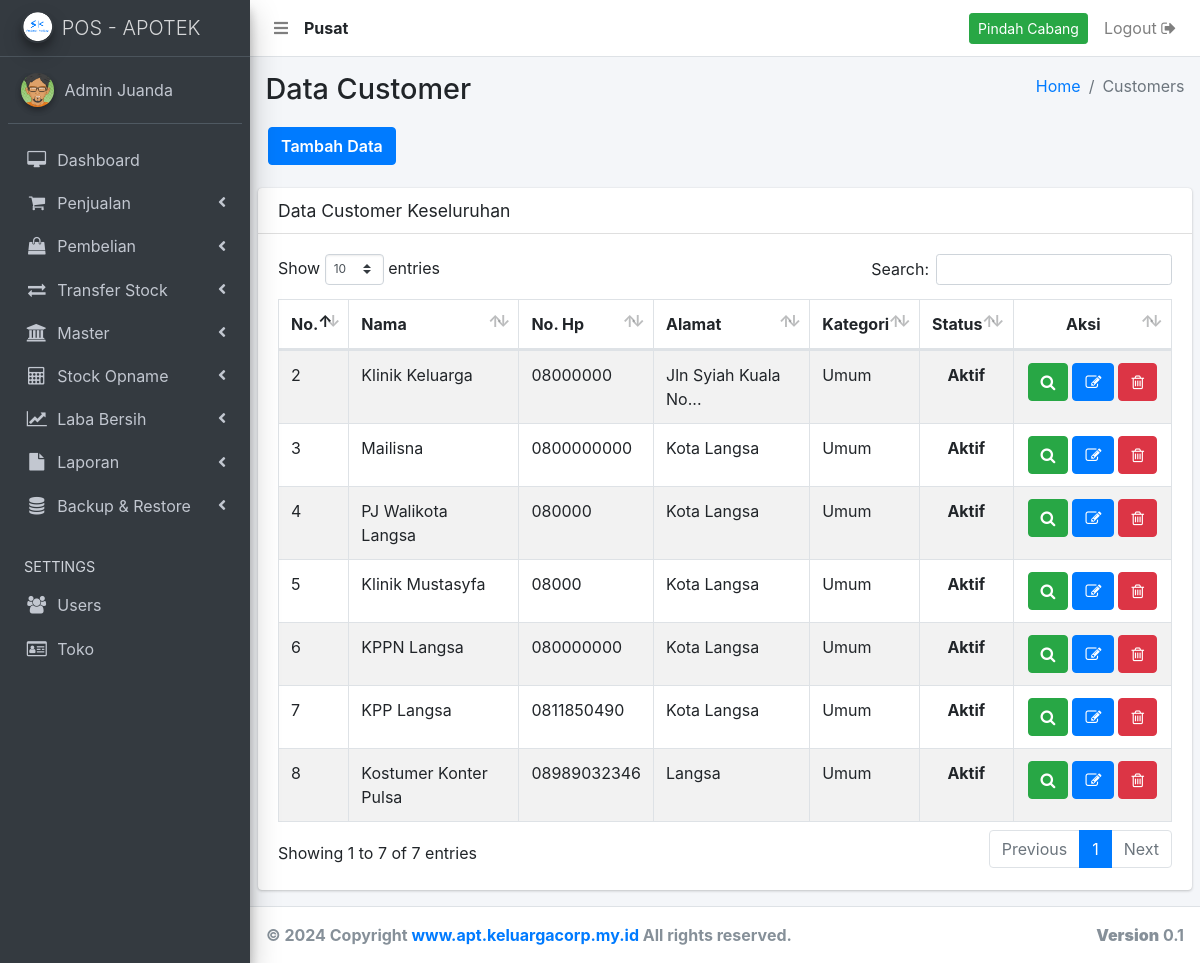
Page /customer.php (signed in) on the committed database.
### tables this page shows
CREATE TABLE `user` (
  `user_id` int(11) NOT NULL AUTO_INCREMENT,
  `user_nama` varchar(500) NOT NULL,
  `user_no_hp` varchar(250) NOT NULL,
  `user_alamat` text NOT NULL,
  `user_email` varchar(250) NOT NULL,
  `user_password` varchar(500) NOT NULL,
  `user_create` varchar(250) NOT NULL,
  `user_level` varchar(250) NOT NULL,
  `user_status` varchar(250) NOT NULL,
  `user_cabang` int(11) NOT NULL,
  PRIMARY KEY (`user_id`)
);

CREATE TABLE `customer` (
  `customer_id` int(11) NOT NULL AUTO_INCREMENT,
  `customer_nama` varchar(500) NOT NULL,
  `customer_tlpn` varchar(250) NOT NULL,
  `customer_email` varchar(250) NOT NULL,
  `customer_alamat` text NOT NULL,
  `customer_create` varchar(250) NOT NULL,
  `customer_status` varchar(250) NOT NULL,
  `customer_category` int(11) NOT NULL,
  `customer_cabang` int(11) NOT NULL,
  PRIMARY KEY (`customer_id`)
);

### _header-artibut.php (called while the page is built, shortened)
<?php
  	include 'aksi/functions.php';
    $userLoginCabang = mysqli_query( $conn, "select user_cabang from user where user_id = '".$_SESSION['user_id']."'");
    $sessionCabangData = mysqli_fetch_array($userLoginCabang);
    $sessionCabang     = $sessionCabangData['user_cabang'];
    if ( $sessionCabang < 1 ) {
      $tipeToko = "Pusat";
    } else {
      $tipeToko = "Cabang ".$sessionCabang;
    }
?>

### aksi/functions.php (called while the page is built, shortened)
<?php
include 'koneksi.php';
function query($query) {
	global $conn;
	$result = mysqli_query($conn, $query);
	$rows = [];
	while ( $row = mysqli_fetch_assoc($result) ) {
		$rows[] = $row;
	}
	return $rows;
}
?>

### customer.php (the view, shortened to what this page needs)
<?php
  include '_header.php';
  include '_nav.php';
  include '_sidebar.php';
?>
  <div class="content-wrapper">
    <section class="content-header">
      <div class="container-fluid">
        <div class="row mb-2">
          <div class="col-sm-6">
            <h1>Data Customer</h1>
          </div>
          <div class="col-sm-6">
            <ol class="breadcrumb float-sm-right">
              <li class="breadcrumb-item"><a href="bo">Home</a></li>
              <li class="breadcrumb-item active">Customers</li>
            </ol>
          </div>
          <div class="tambah-data">
          	<a href="customer-add" class="btn btn-primary">Tambah Data</a>
          </div>
        </div>
      </div>
    </section>
    <?php
    	$data = query("SELECT * FROM customer WHERE customer_cabang = $sessionCabang ORDER BY customer_id DESC");
    ?>
    <section class="content">
      <div class="row">
        <div class="col-12">
          <div class="card">
            <div class="card-header">
              <h3 class="card-title">Data Customer Keseluruhan</h3>
            </div>
            <div class="card-body">
              <div class="table-auto">
                <table id="example1" class="table table-bordered table-striped">
                  <thead>
                  <tr>
                    <th>No.</th>
                    <th style="text-transform: capitalize;">Nama</th>
                    <th>No. Hp</th>
                    <th>Alamat</th>
                    <th>Kategori</th>
                    <th style="text-align: center;">Status</th>
                    <th style="text-align: center; width: 14%;">Aksi</th>
                  </tr>
                  </thead>
                  <tbody>
                  <?php $i = 1; ?>
                  <?php foreach ( $data as $row ) : ?>
                    <?php if ( $row['customer_id'] > 1 && $row['customer_nama'] !== "Customer Umum" ) { ?>
                  <tr>
                    	<td><?= $i; ?></td>
                    	<td><?= $row['customer_nama']; ?></td>
                     	<td><?= $row['customer_tlpn']; ?></td>
                     	<td>
                        <?php
                          $alamat = $row['customer_alamat'];
                          $alamat1 = substr($row['customer_alamat'],0,18) . '...';
                            if ( str_word_count($alamat) > 2 ) {
                              echo($alamat1);
                            } else {
                              echo($alamat);
                            }
                        ?>
                      </td>
                      <td>
                        <?php
                          if ( $row['customer_category'] == 1 ) {
                              $customer_category = "Grosir 1";
                          } elseif ( $row['customer_category'] == 2 ) {
                              $customer_category = "Grosir 2";
                          } else {
                              $customer_category = "Umum";
                          }
                          echo $customer_category;
                        ?>
                      </td>
                      <td style="text-align: center;">
                      	<?php
                      		if ( $row['customer_status'] === "1" ) {
                      			echo "<b>Aktif</b>";
                      		} else {
                      			echo "<b style='color: red;'>Tidak Aktif</b>";
                      		}
                      	?>
                      </td>
                      <td class="orderan-online-button">
                        <?php $id = $row["customer_id"]; ?>
                      	<a href="customer-zoom?id=<?= $id; ?>" title="Zoom Data">
                              <button class="btn btn-success" type="submit">
                                 <i class="fa fa-search"></i>
                              </button>
                          </a>
                      	<a href="customer-edit?id=<?= $id; ?>" title="Edit Data">
                              <button class="btn btn-primary" type="submit">
                                 <i class="fa fa-edit"></i>
                              </button>
                          </a>
                          <a href="customer-delete?id=<?= $id; ?>" onclick="return confirm('Yakin dihapus ?')" title="Delete Data">
                              <button class="btn btn-danger" type="submit" name="hapus">
                                  <i class="fa fa-trash-o"></i>
                              </button>
                          </a>
                      </td>
                  </tr>
                    <?php } ?>
                  <?php $i++; ?>
              	<?php endforeach; ?>
                </tbody>
                </table>
              </div>
            </div>
          </div>
        </div>
      </div>
    </section>
  </div>
</div>
<?php include '_footer.php'; ?>
</body>
</html>

### _nav.php (shortened to what this page needs)
<nav class="main-header navbar navbar-expand navbar-white navbar-light">
    <ul class="navbar-nav">
      <li class="nav-item">
        <a class="nav-link" data-widget="pushmenu" href="#"><i class="fas fa-bars"></i></a>
      </li>
      <li class="nav-item" style="padding-top: 8px;">
        <?php
          echo "<b>".$tipeToko."</b>";
        ?>
      </li>
    </ul>
    <ul class="navbar-nav ml-auto">
      <?php if ( $levelLogin === "super admin" ) { ?>
      <li class="nav-item">
          <a class="btn btn-block btn-success btn-sm" data-toggle="modal" href='#modal-id-cabang' style="margin-top: 5px;">Pindah Cabang</a>
      </li>
      <?php } ?>
      <li class="nav-item">
        <a href="<?php echo "aksi/logout.php?logout";?>"onclick="return confirm('Apakah anda yakin logout ?')" class="nav-link">Logout <i class="fa fa-sign-out"></i>
        </a>
      </li>
    </ul>
  </nav>

### rows in the picture
user: user_cabang "Pusat"
customer: customer_nama "Klinik Keluarga", customer_tlpn "08000000", customer_alamat "Jln Syiah Kuala No...", customer_category "Umum", customer_status "Aktif"
customer: customer_nama "Mailisna", customer_tlpn "0800000000", customer_alamat "Kota Langsa", customer_category "Umum", customer_status "Aktif"
customer: customer_nama "PJ Walikota Langsa", customer_tlpn "080000", customer_alamat "Kota Langsa", customer_category "Umum", customer_status "Aktif"
customer: customer_nama "Klinik Mustasyfa", customer_tlpn "08000", customer_alamat "Kota Langsa", customer_category "Umum", customer_status "Aktif"
customer: customer_nama "KPPN Langsa", customer_tlpn "080000000", customer_alamat "Kota Langsa", customer_category "Umum", customer_status "Aktif"
customer: customer_nama "KPP Langsa", customer_tlpn "0811850490", customer_alamat "Kota Langsa", customer_category "Umum", customer_status "Aktif"
customer: customer_nama "Kostumer Konter Pulsa", customer_tlpn "08989032346", customer_alamat "Langsa", customer_category "Umum", customer_status "Aktif"

### other values in the picture
$_SESSION['user_nama'] "Admin Juanda"
